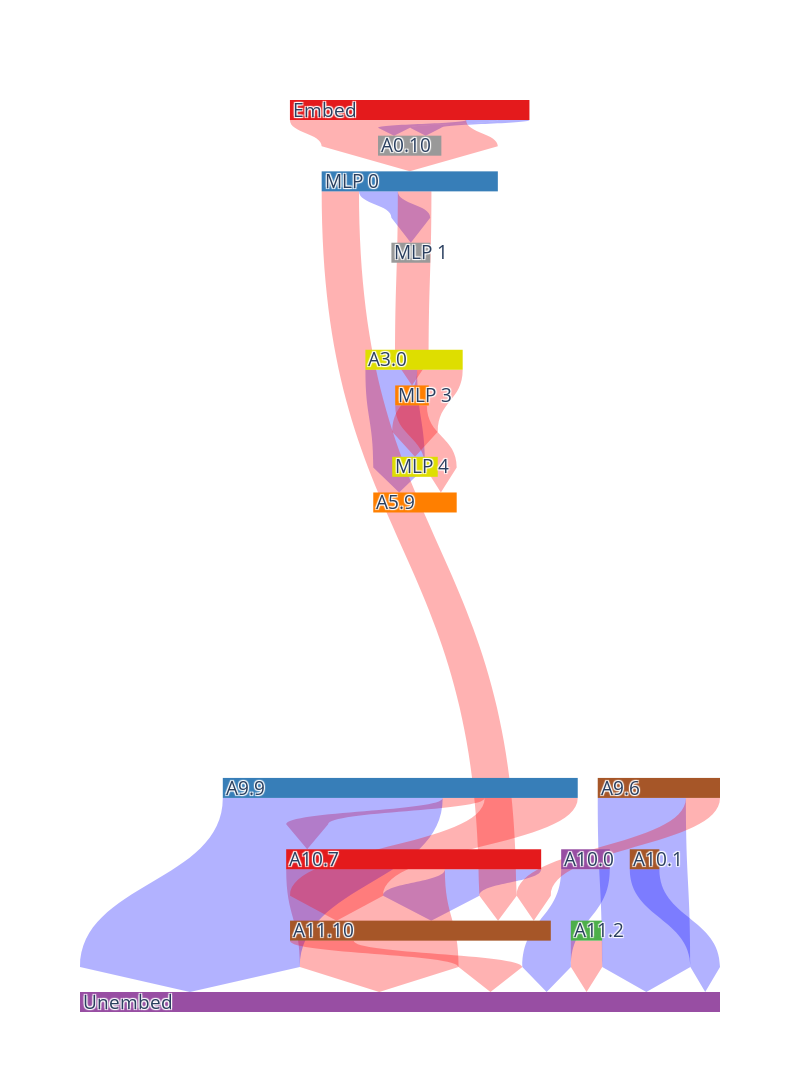

Write notebook code for a chart like this one.
### Code cell
fig = draw_seq_graph(
    model, attribution_scores, 3.5, layer_spacing=True, orientation="v"
)

### Figure 1 — Plotly figure (JSON) as saved in the notebook; plotly's stock layout.template omitted (floating-point values rounded to 4 significant figures; data arrays with more than 128 entries replaced by an {"elided": "..."} marker saying what was removed)
{"data": [{"arrangement": "perpendicular", "domain": {"y": [0, 1]}, "link": {"arrowlen": 25, "color": ["rgba(0,0,255,0.3)", "rgba(255,0,0,0.3)", "rgba(0,0,255,0.3)", "rgba(0,0,255,0.3)", "rgba(255,0,0,0.3)", "rgba(0,0,255,0.3)", "rgba(0,0,255,0.3)", "rgba(0,0,255,0.3)", "rgba(0,0,255,0.3)", "rgba(255,0,0,0.3)", "rgba(255,0,0,0.3)", "rgba(255,0,0,0.3)", "rgba(255,0,0,0.3)", "rgba(255,0,0,0.3)", "rgba(0,0,255,0.3)", "rgba(255,0,0,0.3)", "rgba(0,0,255,0.3)", "rgba(255,0,0,0.3)", "rgba(255,0,0,0.3)", "rgba(255,0,0,0.3)", "rgba(0,255,0,0.0)", "rgba(0,255,0,0.0)", "rgba(0,255,0,0.0)", "rgba(0,255,0,0.0)", "rgba(0,255,0,0.0)", "rgba(0,255,0,0.0)", "rgba(0,255,0,0.0)", "rgba(0,255,0,0.0)", "rgba(0,255,0,0.0)", "rgba(0,255,0,0.0)", "rgba(0,255,0,0.0)", "rgba(0,255,0,0.0)", "rgba(0,255,0,0.0)", "rgba(0,255,0,0.0)", "rgba(0,255,0,0.0)", "rgba(0,255,0,0.0)", "rgba(0,255,0,0.0)", "rgba(0,255,0,0.0)", "rgba(0,255,0,0.0)", "rgba(0,255,0,0.0)", "rgba(0,255,0,0.0)", "rgba(0,255,0,0.0)", "rgba(0,255,0,0.0)", "rgba(0,255,0,0.0)", "rgba(0,255,0,0.0)", "rgba(0,255,0,0.0)", "rgba(0,255,0,0.0)", "rgba(0,255,0,0.0)", "rgba(0,255,0,0.0)", "rgba(0,255,0,0.0)", "rgba(0,255,0,0.0)", "rgba(0,255,0,0.0)", "rgba(0,255,0,0.0)", "rgba(0,255,0,0.0)", "rgba(0,255,0,0.0)", "rgba(0,255,0,0.0)", "rgba(0,255,0,0.0)", "rgba(0,255,0,0.0)", "rgba(0,255,0,0.0)", "rgba(0,255,0,0.0)", "rgba(0,255,0,0.0)", "rgba(0,255,0,0.0)", "rgba(0,255,0,0.0)", "rgba(0,255,0,0.0)", "rgba(0,255,0,0.0)", "rgba(0,255,0,0.0)", "rgba(0,255,0,0.0)", "rgba(0,255,0,0.0)", "rgba(0,255,0,0.0)", "rgba(0,255,0,0.0)", "rgba(0,255,0,0.0)", "rgba(0,255,0,0.0)", "rgba(0,255,0,0.0)", "rgba(0,255,0,0.0)", "rgba(0,255,0,0.0)", "rgba(0,255,0,0.0)", "rgba(0,255,0,0.0)", "rgba(0,255,0,0.0)", "rgba(0,255,0,0.0)", "rgba(0,255,0,0.0)", "rgba(0,255,0,0.0)", "rgba(0,255,0,0.0)", "rgba(0,255,0,0.0)", "rgba(0,255,0,0.0)", "rgba(0,255,0,0.0)", "rgba(0,255,0,0.0)", "rgba(0,255,0,0.0)", "rgba(0,255,0,0.0)", "rgba(0,255,0,0.0)", "rgba(0,255,0,0.0)", "rgba(0,255,0,0.0)", "rgba(0,255,0,0.0)", "rgba(0,255,0,0.0)", "rgba(0,255,0,0.0)", "rgba(0,255,0,0.0)", "rgba(0,255,0,0.0)", "rgba(0,255,0,0.0)", "rgba(0,255,0,0.0)", "rgba(0,255,0,0.0)", "rgba(0,255,0,0.0)", "rgba(0,255,0,0.0)", "rgba(0,255,0,0.0)", "rgba(0,255,0,0.0)", "rgba(0,255,0,0.0)", "rgba(0,255,0,0.0)", "rgba(0,255,0,0.0)", "rgba(0,255,0,0.0)", "rgba(0,255,0,0.0)", "rgba(0,255,0,0.0)", "rgba(0,255,0,0.0)", "rgba(0,255,0,0.0)", "rgba(0,255,0,0.0)", "rgba(0,255,0,0.0)", "rgba(0,255,0,0.0)", "rgba(0,255,0,0.0)", "rgba(0,255,0,0.0)", "rgba(0,255,0,0.0)", "rgba(0,255,0,0.0)"], "label": ["A10.7->A11.10.Q<br>None<br>11.82", "A9.9->A10.7.Q<br>None<br>-5.16", "A9.6->Resid End<br>None<br>10.83", "A3.0->A5.9.Q<br>None<br>6.36", "A10.7->Resid End<br>None<br>-19.49", "Resid Start->A0.10.Q<br>None<br>3.93", "A10.1->Resid End<br>None<br>3.63", "Resid Start->A0.10.K<br>None<br>3.85", "A9.9->Resid End<br>None<br>27.00", "A9.9->A11.10.Q<br>None<br>-11.43", "A11.10->Resid End<br>None<br>-7.83", "A11.2->Resid End<br>None<br>-3.85", "MLP 0->A11.10.K<br>None<br>-4.58", "Resid Start->MLP 0<br>None<br>-21.64", "A10.0->Resid End<br>None<br>5.97", "A9.6->A11.10.Q<br>None<br>-4.19", "MLP 0->MLP 1<br>None<br>4.77", "A3.0->MLP 4<br>None<br>-5.59", "MLP 0->MLP 3<br>None<br>-4.13", "MLP 3->A5.9.Q<br>None<br>-3.89", "", "", "", "", "", "", "", "", "", "", "", "", "", "", "", "", "", "", "", "", "", "", "", "", "", "", "", "", "", "", "", "", "", "", "", "", "", "", "", "", "", "", "", "", "", "", "", "", "", "", "", "", "", "", "", "", "", "", "", "", "", "", "", "", "", "", "", "", "", "", "", "", "", "", "", "", "", "", "", "", "", "", "", "", "", "", "", "", "", "", "", "", "", "", "", "", "", ""], "source": [41, 6, 28, 35, 41, 104, 31, 104, 6, 6, 128, 85, 99, 104, 88, 28, 99, 35, 99, 96, 104, 104, 104, 104, 104, 141, 141, 141, 141, 141, 141, 99, 99, 99, 99, 99, 19, 19, 92, 92, 8, 8, 59, 59, 59, 35, 35, 35, 35, 96, 96, 96, 12, 12, 131, 131, 131, 51, 51, 51, 157, 157, 1, 1, 95, 95, 25, 25, 137, 137, 63, 63, 18, 18, 18, 18, 18, 18, 6, 28, 6, 6, 28, 6, 155, 155, 155, 155, 155, 155, 41, 41, 41, 31, 88, 41, 147, 147, 147, 147, 147, 147, 147, 128, 128, 128, 85, 128, 128, 128, 65, 65, 65, 65, 65, 65, 65, 65], "target": [128, 41, 154, 51, 154, 141, 154, 141, 154, 128, 154, 154, 128, 99, 154, 128, 92, 131, 96, 51, 141, 141, 141, 141, 141, 99, 99, 99, 99, 99, 99, 19, 19, 19, 19, 19, 92, 92, 8, 8, 59, 59, 35, 35, 35, 96, 96, 96, 96, 12, 12, 12, 131, 131, 51, 51, 51, 157, 157, 157, 1, 1, 95, 95, 25, 25, 137, 137, 63, 63, 18, 18, 6, 6, 28, 6, 6, 28, 155, 155, 155, 155, 155, 155, 41, 41, 41, 41, 31, 88, 147, 147, 147, 147, 147, 147, 128, 128, 128, 128, 85, 128, 128, 65, 65, 65, 65, 65, 65, 65, 154, 154, 154, 154, 154, 154, 154, 154], "value": [11.82, 5.156, 10.83, 6.358, 19.49, 3.93, 3.634, 3.848, 27.0, 11.43, 7.827, 3.848, 4.582, 21.64, 5.968, 4.189, 4.77, 5.59, 4.128, 3.889, 1e-06, 1e-06, 1e-06, 1e-06, 1e-06, 1e-06, 1e-06, 1e-06, 1e-06, 1e-06, 1e-06, 1e-06, 1e-06, 1e-06, 1e-06, 1e-06, 1e-06, 1e-06, 1e-06, 1e-06, 1e-06, 1e-06, 1e-06, 1e-06, 1e-06, 1e-06, 1e-06, 1e-06, 1e-06, 1e-06, 1e-06, 1e-06, 1e-06, 1e-06, 1e-06, 1e-06, 1e-06, 1e-06, 1e-06, 1e-06, 1e-06, 1e-06, 1e-06, 1e-06, 1e-06, 1e-06, 1e-06, 1e-06, 1e-06, 1e-06, 1e-06, 1e-06, 1e-06, 1e-06, 1e-06, 1e-06, 1e-06, 1e-06, 1e-06, 1e-06, 1e-06, 1e-06, 1e-06, 1e-06, 1e-06, 1e-06, 1e-06, 1e-06, 1e-06, 1e-06, 1e-06, 1e-06, 1e-06, 1e-06, 1e-06, 1e-06, 1e-06, 1e-06, 1e-06, 1e-06, 1e-06, 1e-06, 1e-06, 1e-06, 1e-06, 1e-06, 1e-06, 1e-06, 1e-06, 1e-06, 1e-06, 1e-06, 1e-06, 1e-06, 1e-06, 1e-06, 1e-06, 1e-06]}, "node": {"color": {"elided": "158 str values"}, "label": {"elided": "158 str values"}, "line": {"width": 0}}, "orientation": "v", "type": "sankey"}], "layout": {"height": 1300, "plot_bgcolor": "blue", "width": 800}}
